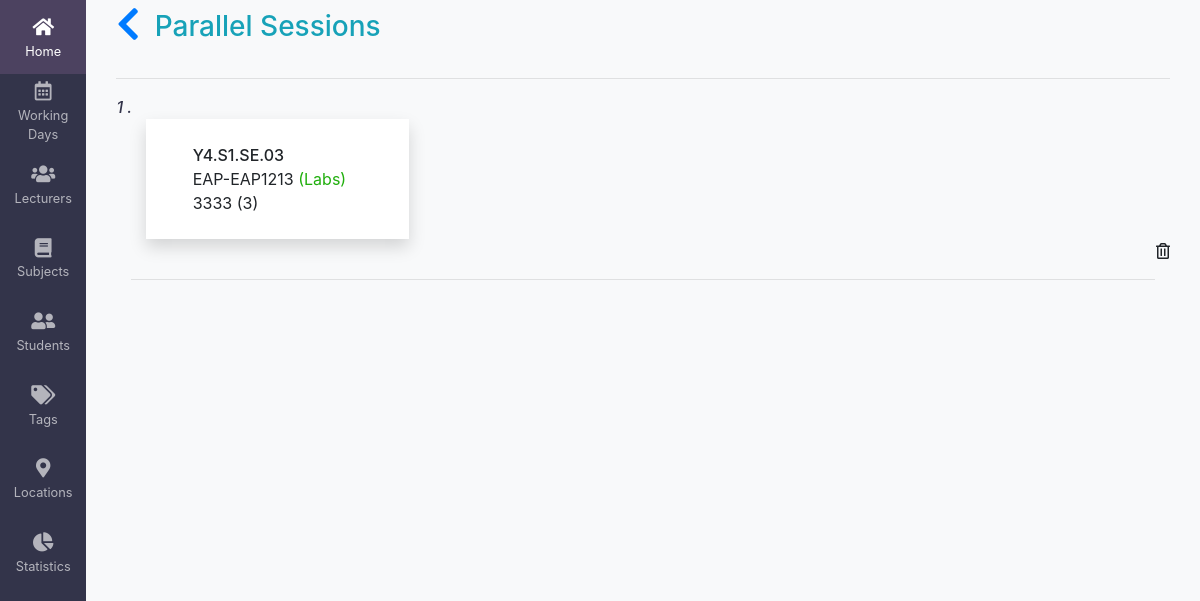
The app's page /sessions/parallel with its own data.
### timetable/models.py (models this page shows, shortened)
class ParallelSession(models.Model):
    sessions = models.ManyToManyField(Session)

class Session(models.Model):
    lecturers = models.ManyToManyField(Lecturer)
    subject = models.ForeignKey(Subjects, on_delete=models.CASCADE)
    tag = models.ForeignKey(Tags, on_delete=models.CASCADE)
    group_id = models.ForeignKey(Group, on_delete=models.CASCADE)
    subgroup_id = models.ForeignKey(
        Subgroup, on_delete=models.CASCADE, null=True, blank=True)
    student_count = models.IntegerField(default=1)
    duration = models.IntegerField(default=1)
    consecutive_session = models.ForeignKey(
        'self', on_delete=models.CASCADE, null=True, blank=True)
    objects = models.Manager()

class Group(models.Model):
    academic_year_semester = models.ForeignKey(
        AcademicYearSemester, on_delete=models.CASCADE)
    programme = models.ForeignKey(Programme, on_delete=models.CASCADE)
    group_no = models.CharField(max_length=2)
    student_count = models.IntegerField(null=True, blank=True)
    generated_group = models.CharField(max_length=100, blank=True, null=True)
    class Meta:
        constraints = [
            models.UniqueConstraint(
                fields=['academic_year_semester', 'programme', 'group_no'], name='student_details')
        ]

class Subjects(models.Model):
    offeredYear = models.CharField(max_length=4, blank=True)
    offeredSemester = models.CharField(max_length=100, blank=True)
    subjectName = models.CharField(max_length=100, blank=True)
    subjectCode = models.CharField(max_length=10, blank=True)
    noLecHours = models.IntegerField(blank=True, null=True)
    noTutHours = models.IntegerField(blank=True, null=True)
    noLabHours = models.IntegerField(blank=True, null=True)
    noEveHours = models.IntegerField(blank=True, null=True)
    objects = models.Manager()

class Tags(models.Model):
    label = models.CharField(max_length=25, unique=True)
    color = models.CharField(max_length=25, unique=True)

### timetable/views.py (the view)
# urls.py: path('sessions/parallel', views.ParallelSessionsView.as_view(),
class ParallelSessionsView(generic.ListView):
    model = ParallelSession
    template_name = 'sessions/parallel-sessions.html'

### template/sessions/parallel-sessions.html (shortened to what this page needs)
{% extends 'base.html' %}
{% block content %}
<div class="container-fluid bg-light">
    <div class="bg-light text-info" style="padding: 10px 0px; font-weight: 900;">
        <h3><a href="{% url 'assign_sessions' %}"><i class="fas fa-chevron-left fa-lg"></i></a>&nbsp; Parallel Sessions  </h3>
    </div>
    <hr>
    <div class="container-fluid">
        {% for psessions in parallelsession_list %}
        <div class="row" id="{{psessions.id}}">
            <i style="font-weight: 500; font-size: medium; color: #33344a;">{{ forloop.counter }} .</i>&nbsp; &nbsp;
            {% for session in psessions.sessions.all %}
            <div class="bg-white col-3 shadow text-black my-4 mr-4 some" id="{{session.id}}">
                <div class="pt-4 pl-4 pr-2 pb-2 m-2">
                    {% if session.group_id %}
                        <p style="font-weight: 500; ">{{ session.group_id.generated_group}}</p>
                    {% else %}
                        <p style="font-weight: 500; ">{{ session.subgroup_id.generated_subgroup}}</p>
                    {% endif %}
                    <p>{{ session.subject.subjectName}}-{{ session.subject.subjectCode}} <span style="color:{{session.tag.color}};">({{ session.tag.label}})</span></p>
                    <p>{{ session.student_count}} ({{ session.duration}})</p>
                </div>
            </div>
            {% endfor %}
            <div class="align-self-end ml-auto" id="remove_session_btn">
                <i class="far fa-trash-alt"></i>
            </div>
        </div>
        <hr/>
        {% endfor %}
    </div>
</div>
{% endblock content %}

### template/sessions/parallel-sessions.html (style rules this page uses)
.some { line-height: 0.5; }

### template/base.html (style rules this page uses)
html, body { height: 100%; }

### records on screen
Session: group_id.generated_group "Y4.S1.SE.03", subject.subjectName "EAP", subject.subjectCode "EAP1213", tag.label "Labs", student_count "3333", duration "3"
